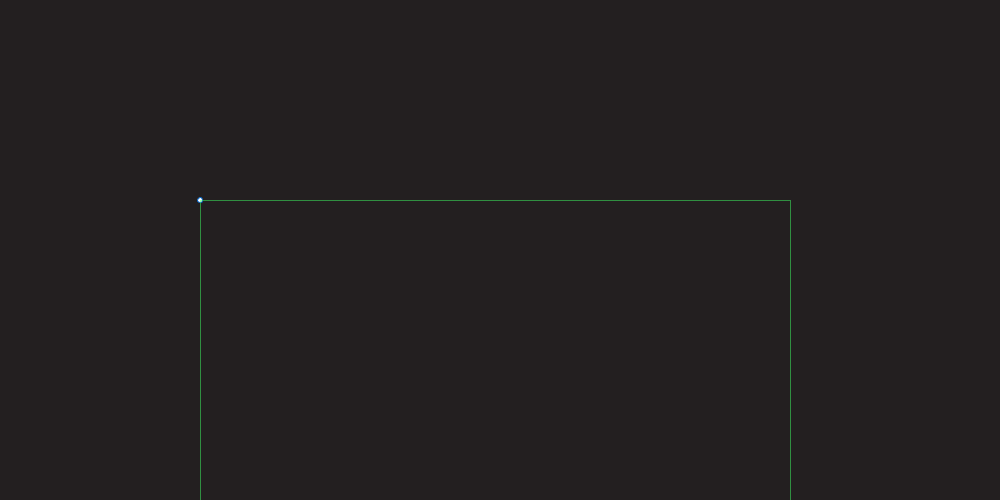
Frame 1 (no input)
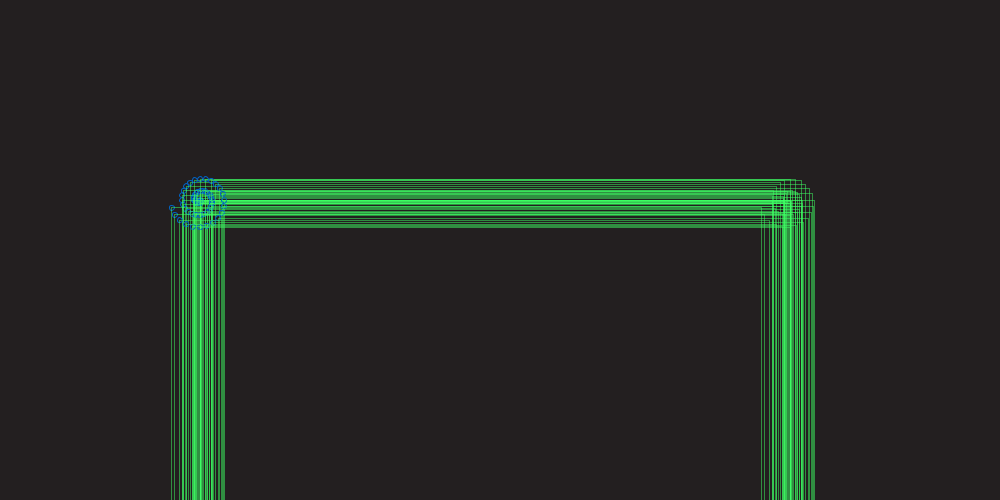
Frame 60 (the mouse pressed at the canvas centre just before this capture)
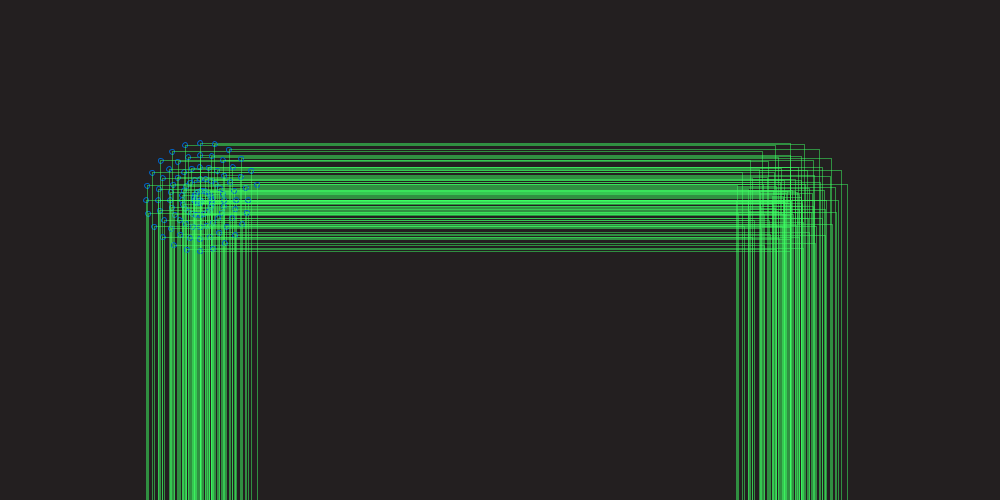
Frame 120 (the mouse held since frame 60 and released just before this capture)

The Processing sketch that drew these frames (run headless with seeded random() and noise(); from frame 60 on, the mouse is pressed at the canvas centre):

// Processing sketch: processing_76471
// ── processing_76471.pde

//use with songs "Theme From Norfiell" by Tiesto on Red album
            //or "Eat It Raw" by Infected Mushroom on Vicious Delicious


float angle = 0;
float rad = 0;

void setup(){
  size(1000,500);
  background(35,31,32);
  smooth();
}
 
 
void draw(){
   strokeWeight(1);

// Sunflower Spiral
   float x = rad*cos(radians(angle));
   float y = rad*sin(radians(angle));  
         
   stroke(0, 100, 200);
   angle+=12;
   ellipse(x+200,y+200,5,5);
   rad+=.5; //////this is important

// Green Square
   stroke(61,255,99);
   noFill();
   strokeWeight(.5);
   angle+=2;
   rect(x+200,y+200,590,512);
   angle++; 
}
